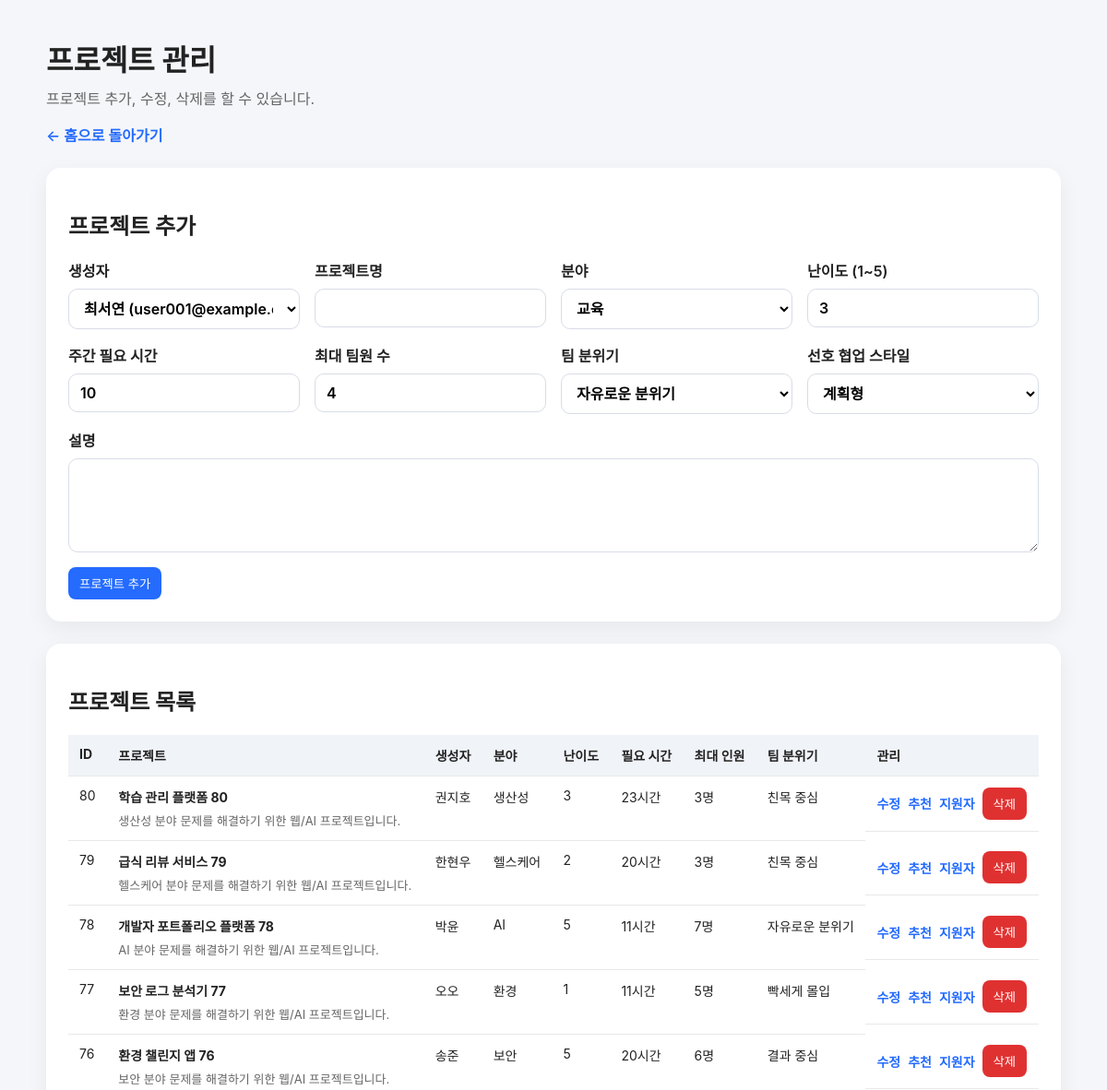
Before: /web/projects (upper part) with the older database file.
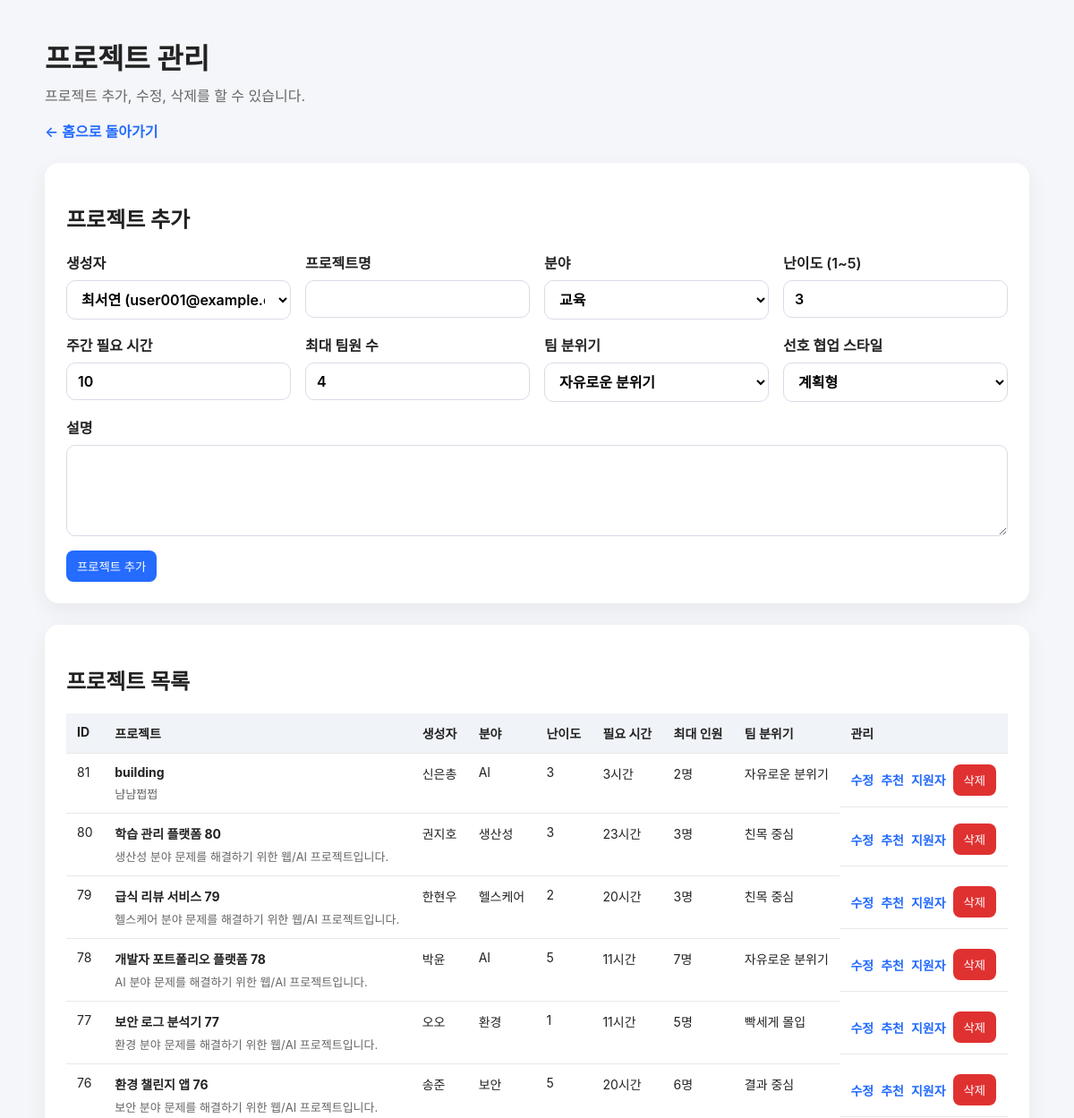
After: the same page with the newer database file.
### app/models.py (models this page shows)
class Project(Base):
    __tablename__ = "projects"
    id: Mapped[int] = mapped_column(Integer, primary_key=True, index=True)
    creator_id: Mapped[int] = mapped_column(ForeignKey("users.id"), nullable=False)
    title: Mapped[str] = mapped_column(String(100), nullable=False)
    description: Mapped[str | None] = mapped_column(Text)
    domain: Mapped[str] = mapped_column(String(50), nullable=False)
    difficulty: Mapped[int] = mapped_column(Integer, nullable=False)
    required_hours: Mapped[int] = mapped_column(Integer, nullable=False)
    max_members: Mapped[int] = mapped_column(Integer, nullable=False)
    team_atmosphere: Mapped[str] = mapped_column(String(50), nullable=False)
    desired_collaboration_style: Mapped[str] = mapped_column(String(50), nullable=False, default="계획형")
    creator = relationship("User")
    skills = relationship("ProjectSkill", back_populates="project")
    roles = relationship("ProjectRole", back_populates="project")

class User(Base):
    __tablename__ = "users"
    id: Mapped[int] = mapped_column(Integer, primary_key=True, index=True)
    name: Mapped[str] = mapped_column(String(50), nullable=False)
    email: Mapped[str] = mapped_column(String(100), unique=True, index=True, nullable=False)
    bio: Mapped[str | None] = mapped_column(Text)
    experience_level: Mapped[int] = mapped_column(Integer, nullable=False)
    available_hours: Mapped[int] = mapped_column(Integer, nullable=False)
    collaboration_style: Mapped[str] = mapped_column(String(30), nullable=False)
    preferred_role_id: Mapped[int] = mapped_column(ForeignKey("roles.id"), nullable=False)
    interest_domain: Mapped[str] = mapped_column(String(50), nullable=False)
    preferred_team_atmosphere: Mapped[str] = mapped_column(String(50), nullable=False)
    preferred_role = relationship("Role")
    skills = relationship("UserSkill", back_populates="user")

### app/main.py (the view)
@app.get("/web/projects", response_class=HTMLResponse)
def web_projects_page(request: Request, db: Session = Depends(get_db)):
    projects = db.query(models.Project).order_by(models.Project.id.desc()).all()
    users = db.query(models.User).order_by(models.User.id.asc()).all()
    return templates.TemplateResponse("projects.html", {
        "request": request,
        "projects": projects,
        "users": users,
        "edit_project": None,
    })

### app/templates/projects.html (shortened to what this page needs)
<!DOCTYPE html>
<html lang="ko">
<head>
    <link rel="stylesheet" href="/static/style.css" />
</head>
<body>
    <main class="container">
        <h1>프로젝트 관리</h1>
        <p class="sub">프로젝트 추가, 수정, 삭제를 할 수 있습니다.</p>
        <p><a href="/">← 홈으로 돌아가기</a></p>
        <section class="card">
            {% if edit_project %}
            <h2>프로젝트 수정</h2>
            <form method="post" action="/web/projects/{{ edit_project.id }}/edit" class="form-grid">
            {% else %}
            <h2>프로젝트 추가</h2>
            <form method="post" action="/web/projects" class="form-grid">
            {% endif %}
                <label>
                    생성자
                    <select name="creator_id" required>
                        {% for user in users %}
                        <option value="{{ user.id }}" {% if edit_project and edit_project.creator_id == user.id %}selected{% endif %}>{{ user.name }} ({{ user.email }})</option>
                        {% endfor %}
                    </select>
                </label>
                <label>
                    프로젝트명
                    <input name="title" required value="{{ edit_project.title if edit_project else '' }}" />
                </label>
                <label>
                    분야
                    <select name="domain" required>
                        {% set selected_domain = edit_project.domain if edit_project else '교육' %}
                        {% for domain in ['교육', '헬스케어', '커머스', '금융', '게임', '생산성', '소셜', 'AI'] %}
                        <option value="{{ domain }}" {% if selected_domain == domain %}selected{% endif %}>{{ domain }}</option>
                        {% endfor %}
                    </select>
                </label>
                <label>
                    난이도 (1~5)
                    <input name="difficulty" type="number" min="1" max="5" required value="{{ edit_project.difficulty if edit_project else 3 }}" />
                </label>
                <label>
                    주간 필요 시간
                    <input name="required_hours" type="number" min="1" required value="{{ edit_project.required_hours if edit_project else 10 }}" />
                </label>
                <label>
                    최대 팀원 수
                    <input name="max_members" type="number" min="1" required value="{{ edit_project.max_members if edit_project else 4 }}" />
                </label>
                <label>
                    팀 분위기
                    <select name="team_atmosphere" required>
                        {% set selected_atmosphere = edit_project.team_atmosphere if edit_project else '자유로운 분위기' %}
                        {% for atmosphere in ['자유로운 분위기', '결과 중심', '친목 중심', '빠르게 실행', '꼼꼼한 계획'] %}
                        <option value="{{ atmosphere }}" {% if selected_atmosphere == atmosphere %}selected{% endif %}>{{ atmosphere }}</option>
                        {% endfor %}
                    </select>
                </label>
                <label>
                    선호 협업 스타일
                    <select name="desired_collaboration_style" required>
                        {% set selected_style = edit_project.desired_collaboration_style if edit_project else '계획형' %}
                        {% for style in ['계획형', '자율형', '소통중심형', '빠른실행형'] %}
                        <option value="{{ style }}" {% if selected_style == style %}selected{% endif %}>{{ style }}</option>
                        {% endfor %}
                    </select>
                </label>
                <label class="full">
                    설명
                    <textarea name="description" rows="4">{{ edit_project.description if edit_project and edit_project.description else '' }}</textarea>
                </label>
                <div class="full actions">
                    <button type="submit">{{ '수정 완료' if edit_project else '프로젝트 추가' }}</button>
                </div>
            </form>
        </section>
        <section class="card">
            <h2>프로젝트 목록</h2>
            <table>
                <thead>
                    <tr>
                        <th>ID</th>
                        <th>프로젝트</th>
                        <th>생성자</th>
                        <th>분야</th>
                        <th>난이도</th>
                        <th>필요 시간</th>
                        <th>최대 인원</th>
                        <th>팀 분위기</th>
                        <th>관리</th>
                    </tr>
                </thead>
                <tbody>
                    {% for project in projects %}
                    <tr>
                        <td>{{ project.id }}</td>
                        <td>
                            <strong>{{ project.title }}</strong>
                            {% if project.description %}
                            <p class="table-note">{{ project.description }}</p>
                            {% endif %}
                        </td>
                        <td>{{ project.creator.name if project.creator else '-' }}</td>
                        <td>{{ project.domain }}</td>
                        <td>{{ project.difficulty }}</td>
                        <td>{{ project.required_hours }}시간</td>
                        <td>{{ project.max_members }}명</td>
                        <td>{{ project.team_atmosphere }}</td>
                        <td class="row-actions">
                            <a href="/web/projects/{{ project.id }}/edit">수정</a>
                            <a href="/web/projects/{{ project.id }}/recommendations">추천</a>
                            <a href="/web/projects/{{ project.id }}/applications">지원자</a>
                            <form method="post" action="/web/projects/{{ project.id }}/delete" onsubmit="return confirm('{{ project.title }} 프로젝트를 삭제할까요? 연결된 지원/추천 데이터도 함께 삭제됩니다.');">
                                <button type="submit" class="danger">삭제</button>
                            </form>
                        </td>
                    </tr>
                    {% endfor %}
                </tbody>
            </table>
        </section>
    </main>
</body>
</html>

### app/static/style.css (style rules this page uses)
body { margin: 0; background: #f5f6fa; color: #222; font-family: -apple-system, BlinkMacSystemFont, "Segoe UI", sans-serif; }
.container { width: min(1100px, calc(100% - 32px)); margin: 40px auto; }
h1 { margin-bottom: 8px; }
.sub { color: #666; margin-top: 0; }
.card { background: white; border-radius: 16px; padding: 24px; margin: 24px 0; box-shadow: 0 8px 24px rgba(0,0,0,0.06); }
a { color: #246bfe; text-decoration: none; font-weight: 600; }
table { width: 100%; border-collapse: collapse; font-size: 14px; }
th, td { border-bottom: 1px solid #e8e8e8; padding: 12px; text-align: left; vertical-align: top; }
th { background: #f0f3f8; }
button { border: 0; border-radius: 8px; background: #246bfe; color: white; padding: 8px 12px; cursor: pointer; }
.form-grid { display: grid; grid-template-columns: repeat(auto-fit, minmax(240px, 1fr)); gap: 16px; }
.form-grid label { display: flex; flex-direction: column; gap: 8px; font-weight: 600; }
.form-grid input, .form-grid select, .form-grid textarea { border: 1px solid #d8dce6; border-radius: 10px; padding: 10px 12px; font: inherit; background: white; }
.form-grid .full { grid-column: 1 / -1; }
.actions { display: flex; align-items: center; gap: 12px; }
.row-actions { display: flex; gap: 8px; align-items: center; flex-wrap: wrap; }
.row-actions form { margin: 0; }
button.danger { background: #e03131; }
.table-note { margin: 6px 0 0; color: #666; font-size: 13px; }

Changed rows visible on the page:
added Project: id "81", title "building", description "냠냠쩝쩝", creator "신은총", domain "AI", difficulty "3", required_hours "3", max_members "2", team_atmosphere "자유로운 분위기"
